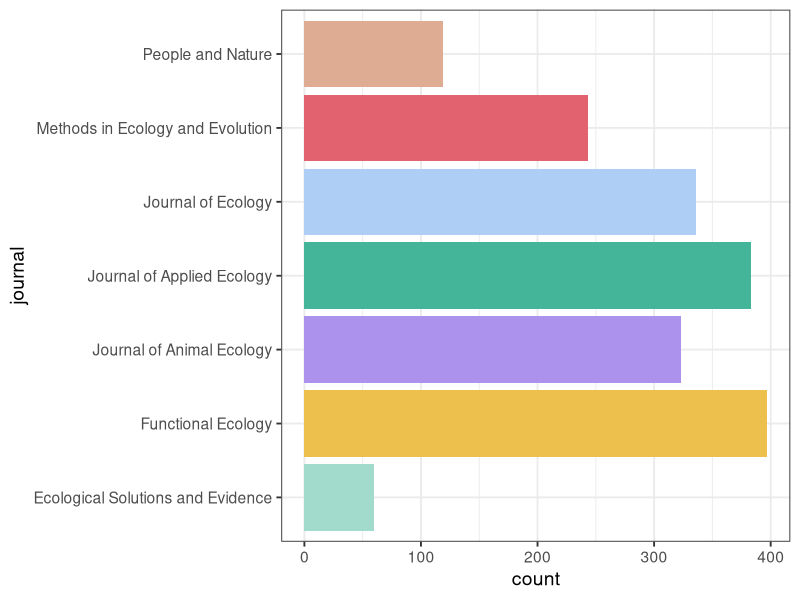
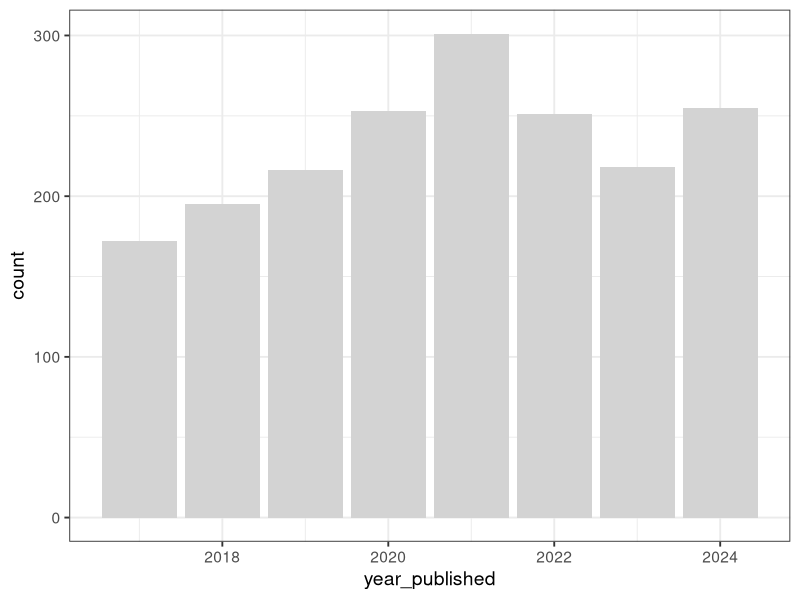
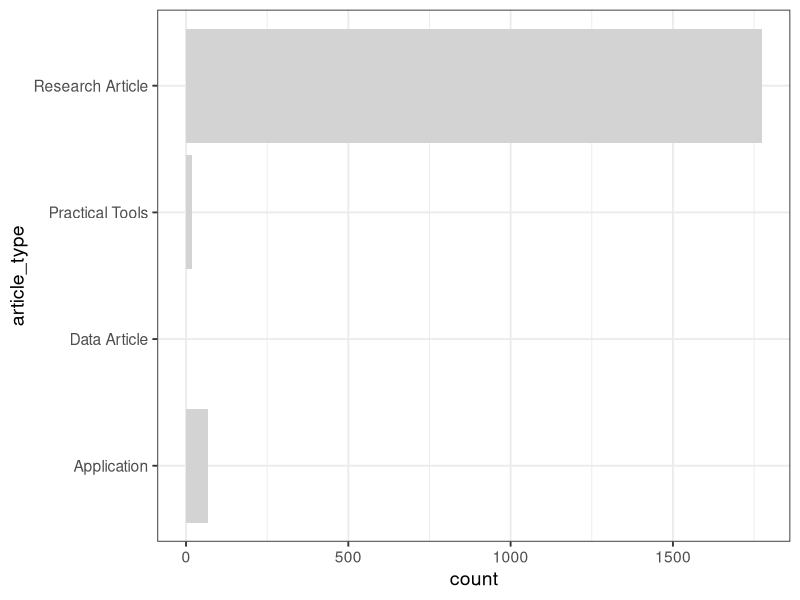
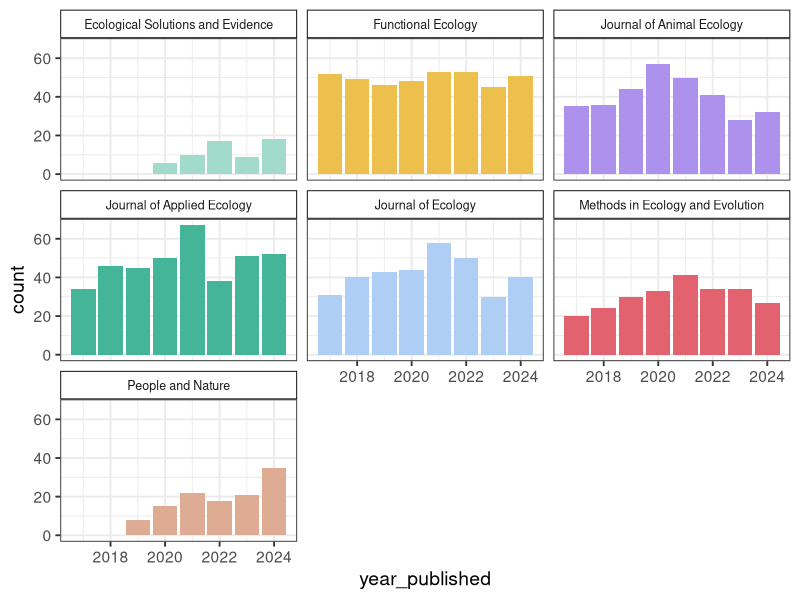
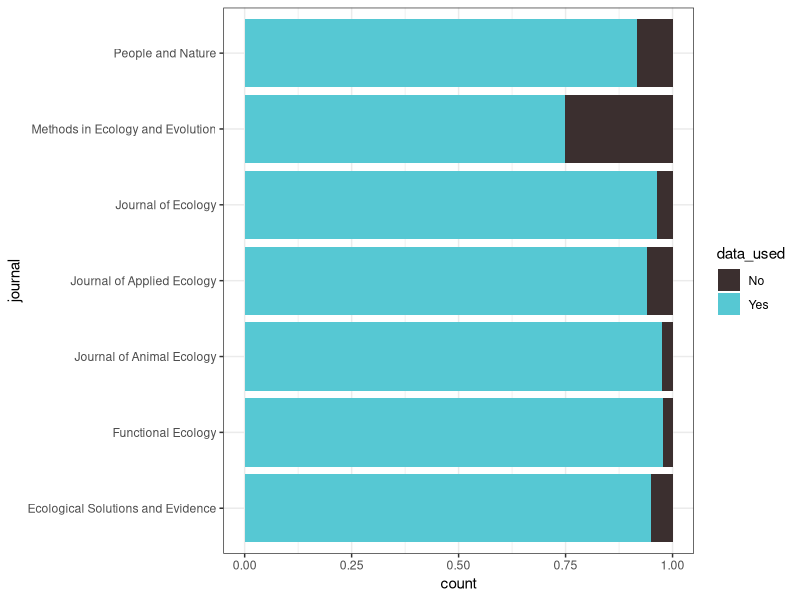
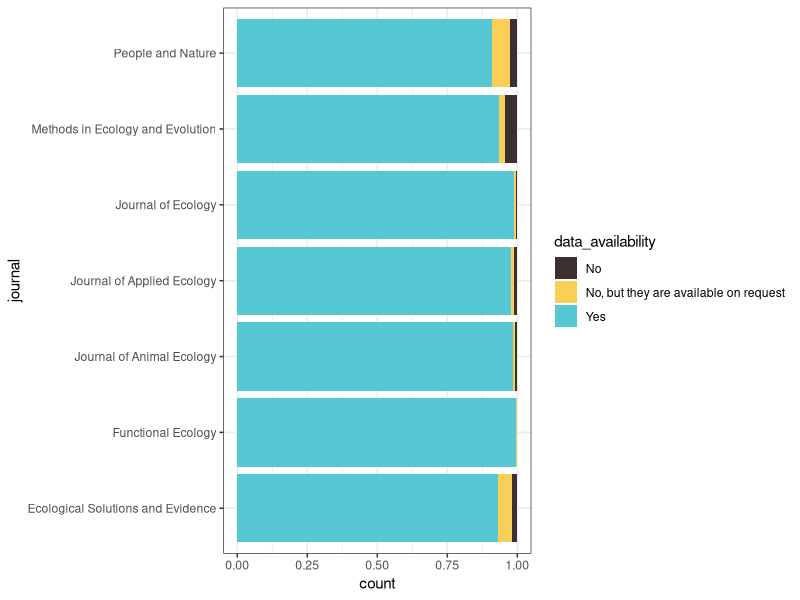
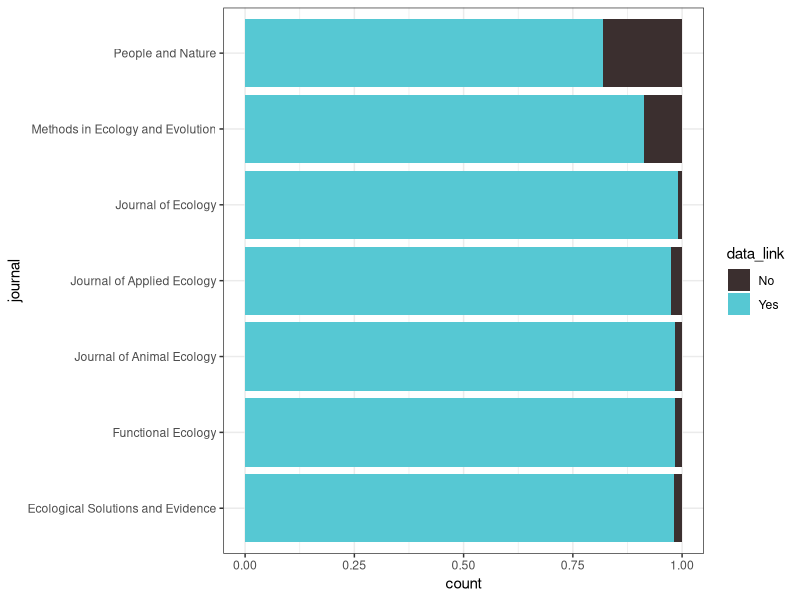
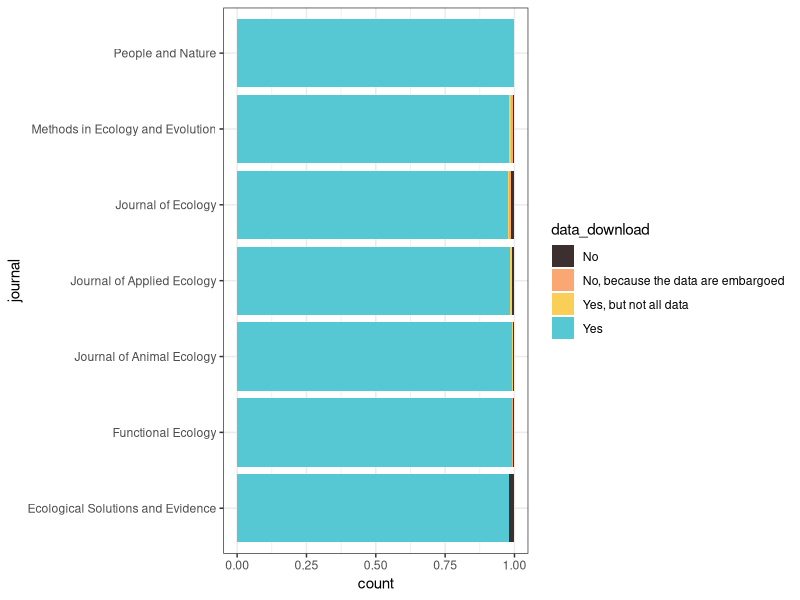

The R source for these figures, in order:
## ---- chunk 1
# Load libraries
library(tidyverse)
library(knitr)
library(here)

# Build colour scheme for the journals
journal_cols <- c("#A2DACC", # ESE
                  "#EDC04E", # Functional Ecology
                  "#AC92ED", # J Animal Ecology
                  "#45B599", # J Applied Ecology
                  "#AECEF6", # J Ecology
                  "#e3626f", # MEE
                  "#DDAC93") # People and Nature
## ---- chunk 2
papers <- read_csv(here("data/BES-data-code-hackathon-cleaned_2025-12-01.csv"))
## ---- chunk 3
n_papers <- nrow(distinct(papers, paper_number))
n_papers
## ---- chunk 4
journal_summary <-
  papers %>%
  group_by(journal) %>%
  summarise(count = n())

# Look at results
kable(journal_summary)
## ---- chunk 5
# Quick plot
ggplot(journal_summary, aes(x = journal, y = count, fill = journal)) +
  geom_col() +
  theme_bw(base_size = 14) +
  scale_fill_manual(values = journal_cols) +
  coord_flip() +
  theme(legend.position = "none")
## ---- chunk 6
year_summary <-
  papers %>%
  group_by(year_published) %>%
  summarise(count = n(), percent = count/1861*100)
  

# Look at results
kable(year_summary)
## ---- chunk 7
# Quick plot
ggplot(year_summary, aes(x = year_published, y = count)) +
  geom_col(fill = "lightgrey") +
  theme_bw(base_size = 14)
## ---- chunk 8
article_summary <-
  papers %>%
  group_by(article_type) %>%
  summarise(count = n())

# Look at results
kable(article_summary)
## ---- chunk 9
# Quick plot
ggplot(article_summary, aes(x = article_type, y = count)) +
  geom_col(fill = "lightgrey") +
  theme_bw(base_size = 14) +
  coord_flip()
## ---- chunk 10
paper_summary <-
  papers %>%
  group_by(journal, article_type, year_published) %>%
  summarise(count = n())

# Look at results
kable(paper_summary)
## ---- chunk 11
# Quick plot
ggplot(paper_summary, aes(x = year_published, y = count, fill = journal)) +
  geom_col() +
  theme_bw(base_size = 14) +
  scale_fill_manual(values = journal_cols) +
  theme(legend.position = "none") +
  facet_wrap(~ journal) +
  theme(strip.background = element_rect(colour = "black", fill = "white"), 
        strip.text.x = element_text(size = 9))
## ---- chunk 12
data_by_journal <- 
  papers %>% 
  group_by(journal, data_used)

ggplot(data_by_journal, aes(x = journal, fill = data_used)) + 
  geom_bar(position = "fill") + 
  coord_flip() + 
  scale_fill_manual(values = c("#3b2f2f", "#56c8d3")) +
  theme_bw()
## ---- chunk 13
data_avail_by_journal <- 
  papers %>% 
  filter(data_used == "Yes") %>% 
  select(journal, data_availability)

ggplot(data_avail_by_journal, aes(x = journal, fill = data_availability)) + 
  geom_bar(position = "fill") + 
  scale_fill_manual(values = c("#3b2f2f", "#f9cf57", "#56c8d3")) +
  coord_flip() + 
  theme_bw()
## ---- chunk 14
data_link_by_journal <- 
  papers %>% 
  filter(data_used == "Yes") %>% 
  select(journal, data_link) %>% 
  na.omit()

ggplot(data_link_by_journal, aes(x = journal, fill = data_link)) + 
  geom_bar(position = "fill") + 
  scale_fill_manual(values = c("#3b2f2f", "#56c8d3")) +
  coord_flip() + 
  theme_bw()
## ---- chunk 15
data_download_by_journal <- 
  papers %>% 
  filter(data_used == "Yes") %>% 
  select(journal, data_download) %>% 
  mutate(data_download = factor(data_download, levels = c("No", "No, because the data are embargoed",
                                                          "Yes, but not all data", "Yes" ))) %>%
  na.omit()

ggplot(data_download_by_journal, aes(x = journal, fill = data_download)) + 
  geom_bar(position = "fill") + 
  scale_fill_manual(values = c("#3b2f2f", "#faa773", "#f9cf57", "#56c8d3")) +
  coord_flip() + 
  theme_bw()
## ---- chunk 16
data_open_by_journal <- 
  papers %>% 
  filter(data_used == "Yes") %>% 
  select(journal, data_open) %>% 
  mutate(data_open = factor(data_open, levels = c("No", "Needs specific software or too large",
                                                          "Yes, but not all files", "Yes" ))) %>%
  na.omit()

ggplot(data_open_by_journal, aes(x = journal, fill = data_open)) + 
  geom_bar(position = "fill") + 
  scale_fill_manual(values = c( "#3b2f2f", "#faa773", "#f9cf57", "#56c8d3")) +
  coord_flip() + 
  theme_bw()
## ---- chunk 17
# Top data 10 formats
summary_data_format <- 
  papers %>% 
  filter(data_used == "Yes") %>% 
  select(data_format) %>%
  separate_longer_delim(cols = data_format, delim = ";") %>%
  na.omit() %>%
  group_by(data_format) %>%
  summarise(count = n()) %>% 
  arrange(-count) %>% 
  slice(1:10)

kable(summary_data_format)

## ---- chunk 18
data_archive_by_journal <- 
  papers %>% 
  filter(data_used == "Yes") %>% 
  select(journal, data_archive) %>% 
  na.omit() %>%
  separate_longer_delim(cols = data_archive, delim = ";")

# split by journal
ggplot(data_archive_by_journal, aes(x = journal, fill = data_archive)) + 
  geom_bar(position = "fill") + 
  coord_flip() + 
  theme_bw()

# Without splitting by journal
ggplot(data_archive_by_journal, aes(x = data_archive)) + 
  geom_bar() + 
  coord_flip() + 
  theme_bw()
## ---- chunk 19
data_license_by_journal <- 
  papers %>% 
  filter(data_used == "Yes") %>% 
  select(journal, data_license) %>% 
  mutate(data_license = factor(data_license, levels = c("No", "Unsure", "Yes, but not for all data archived", "Yes"))) %>%
  na.omit() 

ggplot(data_license_by_journal, aes(x = journal, fill = data_license)) + 
  geom_bar(position = "fill") + 
  scale_fill_manual(values = c( "#3b2f2f", "#faa773", "#f9cf57", "#56c8d3")) +
  coord_flip() + 
  theme_bw()
## ---- chunk 20
data_license_type_by_journal <- 
  papers %>% 
  filter(data_used == "Yes" & data_license_type != "No") %>% 
  select(journal, data_license_type) %>% 
  na.omit() 

ggplot(data_license_type_by_journal, aes(x = journal, fill = data_license_type)) + 
  geom_bar(position = "fill") + 
  coord_flip() + 
  theme_bw()
## ---- chunk 21
data_doi_by_journal <- 
  papers %>% 
  filter(data_used == "Yes") %>% 
  select(journal, data_doi) %>% 
  na.omit() 
 
ggplot(data_doi_by_journal, aes(x = journal, fill = data_doi)) + 
  geom_bar(position = "fill") + 
  coord_flip() + 
  theme_bw()
## ---- chunk 22
data_readme_by_journal <- 
  papers %>% 
  filter(data_used == "Yes") %>% 
  select(journal, data_README) %>%
  na.omit()

ggplot(data_readme_by_journal, aes(x = journal, fill = data_README)) + 
  geom_bar(position = "fill") + 
  scale_fill_manual(values = c( "#3b2f2f", "#faa773", "#f9cf57", "#56c8d3")) +
  coord_flip() + 
  theme_bw()
## ---- chunk 23
data_readme_scale_by_journal <- 
  papers %>% 
  filter(data_used == "Yes") %>% 
  select(journal, data_README_scale) %>%
  na.omit()

ggplot(data_readme_scale_by_journal, aes(x = data_README_scale, fill = journal)) + 
  geom_bar() + 
  theme_bw() +
  scale_fill_manual(values = journal_cols) +
  facet_wrap(~journal) +
  theme(legend.position = "none")
## ---- chunk 24
# Average usefulness of README
data_readme_scale_by_journal %>% 
  group_by(journal) %>% 
  summarise(`Average README usefulness` = mean(data_README_scale, na.rm = TRUE)) %>% 
  arrange(-`Average README usefulness`) %>% 
  kable()

## ---- chunk 25
data_completeness_by_journal <- 
  papers %>% 
  filter(data_used == "Yes") %>% 
  select(journal, data_completeness) %>% 
  mutate(data_completeness = factor(data_completeness, levels = c("Unsure", "Low", "Fair", 
                                                                  "High", "Complete"))) %>%
  na.omit() 

ggplot(data_completeness_by_journal, aes(x = journal, fill = data_completeness)) + 
  geom_bar(position = "fill") + 
  coord_flip() + 
  theme_bw()
## ---- chunk 26
code_by_journal <- 
  papers %>% 
  group_by(journal, code_used)

ggplot(code_by_journal, aes(x = journal, fill = code_used)) + 
  geom_bar(position = "fill") + 
  coord_flip() + 
  scale_fill_manual(values = c("#3b2f2f", "yellow", "#56c8d3")) +
  theme_bw()
## ---- chunk 27
code_archived_by_journal <- 
  papers %>% 
  filter(code_used == "Yes") %>%
  select(journal, code_archived) %>%
  na.omit()

ggplot(code_archived_by_journal, aes(x = journal, fill = code_archived)) + 
  geom_bar(position = "fill") + 
  coord_flip() + 
  scale_fill_manual(values = c("#3b2f2f", "#56c8d3")) +
  theme_bw()
## ---- chunk 28
code_avail_by_journal <- 
  papers %>% 
  filter(code_used == "Yes") %>% 
  select(journal, code_availability) %>%
  na.omit()

ggplot(code_avail_by_journal, aes(x = journal, fill = code_availability)) + 
  geom_bar(position = "fill") + 
  scale_fill_manual(values = c("#3b2f2f", "#56c8d3")) +
  coord_flip() + 
  theme_bw()
## ---- chunk 29
code_link_by_journal <- 
  papers %>% 
  filter(code_used == "Yes") %>% 
  select(journal, code_link) %>% 
  na.omit()

ggplot(code_link_by_journal, aes(x = journal, fill = code_link)) + 
  geom_bar(position = "fill") + 
  scale_fill_manual(values = c("#3b2f2f", "#56c8d3")) +
  coord_flip() + 
  theme_bw()
## ---- chunk 30
code_download_by_journal <- 
  papers %>% 
  filter(code_used == "Yes") %>% 
  select(journal, code_download) %>% 
  na.omit()

ggplot(code_download_by_journal, aes(x = journal, fill = code_download)) + 
  geom_bar(position = "fill") + 
  scale_fill_manual(values = c("#3b2f2f", "#56c8d3")) +
  coord_flip() + 
  theme_bw()
## ---- chunk 31
code_open_by_journal <- 
  papers %>% 
  filter(code_used == "Yes") %>% 
  select(journal, code_open) %>%
  na.omit()

ggplot(code_open_by_journal, aes(x = journal, fill = code_open)) + 
  geom_bar(position = "fill") + 
  scale_fill_manual(values = c( "#faa773", "#3b2f2f", "#56c8d3")) +
  coord_flip() + 
  theme_bw()
## ---- chunk 32
code_format_by_journal <- 
  papers %>% 
  filter(code_used == "Yes") %>% 
  select(journal, code_format) %>%
  separate_longer_delim(cols = code_format, delim = ";") %>%
  na.omit()

ggplot(code_format_by_journal, aes(x = journal, fill = code_format)) + 
  geom_bar(position = "fill") + 
  coord_flip() + 
  theme_bw()

## ---- chunk 33
code_archive_by_journal <- 
  papers %>% 
  filter(code_used == "Yes") %>% 
  select(journal, code_archive) %>% 
  na.omit() %>%
  separate_longer_delim(cols = code_archive, delim = ";")

# split by journal
ggplot(code_archive_by_journal, aes(x = journal, fill = code_archive)) + 
  geom_bar(position = "fill") + 
  coord_flip() + 
  theme_bw()
## ---- chunk 34
# Without splitting by journal
ggplot(code_archive_by_journal, aes(x = code_archive)) + 
  geom_bar() + 
  coord_flip() + 
  theme_bw()
## ---- chunk 35
code_license_by_journal <- 
  papers %>% 
  filter(code_used == "Yes") %>% 
  select(journal, code_license) %>% 
  na.omit() 

ggplot(code_license_by_journal, aes(x = journal, fill = code_license)) + 
  geom_bar(position = "fill") + 
  scale_fill_manual(values = c( "#3b2f2f", "#faa773", "#56c8d3")) +
  coord_flip() + 
  theme_bw()
## ---- chunk 36
code_license_type_by_journal <- 
  papers %>% 
  filter(code_used == "Yes" & code_license_type != "No") %>% 
  select(journal, code_license_type) %>% 
  na.omit() 

ggplot(code_license_type_by_journal, aes(x = journal, fill = code_license_type)) + 
  geom_bar(position = "fill") + 
  coord_flip() + 
  theme_bw()
## ---- chunk 37
code_doi_by_journal <- 
  papers %>% 
  filter(code_used == "Yes") %>% 
  select(journal, code_doi) %>% 
  na.omit() 
 
ggplot(code_doi_by_journal, aes(x = journal, fill = code_doi)) + 
  geom_bar(position = "fill") + 
  coord_flip() + 
  theme_bw()
## ---- chunk 38
code_readme_by_journal <- 
  papers %>% 
  filter(code_used == "Yes") %>% 
  select(journal, code_README) %>%
  na.omit()

ggplot(code_readme_by_journal, aes(x = journal, fill = code_README)) + 
  geom_bar(position = "fill") + 
  scale_fill_manual(values = c( "#3b2f2f", "#faa773", "#56c8d3")) +
  coord_flip() + 
  theme_bw()
## ---- chunk 39
code_readme_scale_by_journal <- 
  papers %>% 
  filter(code_used == "Yes") %>% 
  select(journal, code_README_scale) %>%
  na.omit()

ggplot(code_readme_scale_by_journal, aes(x = code_README_scale, fill = journal)) + 
  geom_bar() + 
  theme_bw() +
  scale_fill_manual(values = journal_cols) +
  facet_wrap(~journal) +
  theme(legend.position = "none")
## ---- chunk 40
# Average usefulness of README
code_readme_scale_by_journal %>% 
  group_by(journal) %>% 
  summarise(`Average README usefulness` = mean(code_README_scale, na.rm = TRUE)) %>% 
  arrange(-`Average README usefulness`) %>% 
  kable()

## ---- chunk 41
code_annotation_by_journal <- 
  papers %>% 
  filter(code_used == "Yes") %>% 
  select(journal, code_annotation_scale) %>%
  na.omit()

ggplot(code_annotation_by_journal, aes(x = code_annotation_scale, fill = journal)) + 
  geom_bar() + 
  theme_bw() +
  scale_fill_manual(values = journal_cols) +
  facet_wrap(~journal) +
  theme(legend.position = "none")
## ---- chunk 42
# Average completeness of annotation
code_annotation_by_journal %>% 
  group_by(journal) %>% 
  summarise(`Average annotation` = mean(code_annotation_scale, na.rm = TRUE)) %>% 
  arrange(-`Average annotation`) %>% 
  kable()

## ---- chunk 43
code_CITATION_by_journal <- 
  papers %>% 
  filter(code_used == "Yes") %>% 
  select(journal, code_CITATION) %>%
  na.omit() 

ggplot(code_CITATION_by_journal, aes(x = journal, fill = code_CITATION)) + 
  geom_bar(position = "fill") + 
  scale_fill_manual(values = c( "#3b2f2f", "#faa773", "#56c8d3")) +
  coord_flip() + 
  theme_bw()
## ---- chunk 44
code_manual_by_journal <- 
  papers %>% 
  filter(code_used == "Yes") %>% 
  select(journal, code_vignette) %>%
  na.omit() 

ggplot(code_manual_by_journal, aes(x = journal, fill = code_vignette)) + 
  geom_bar(position = "fill") + 
  scale_fill_manual(values = c( "#3b2f2f", "#faa773", "#56c8d3")) +
  coord_flip() + 
  theme_bw()
## ---- chunk 45
# Top code 10 languages
summary_code_language <- 
  papers %>% 
  filter(code_used == "Yes") %>% 
  select(code_language) %>%
  separate_longer_delim(cols = code_language, delim = ";") %>%
  na.omit() %>%
  group_by(code_language) %>%
  summarise(count = n()) %>% 
  arrange(-count) %>% 
  slice(1:10)

kable(summary_code_language)
